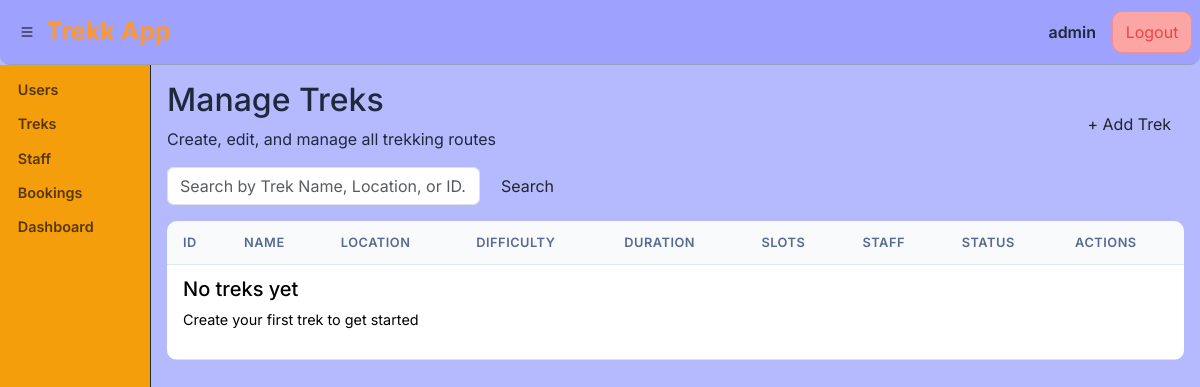
/admin/treks (signed in), run on an earlier commit of the app's database.
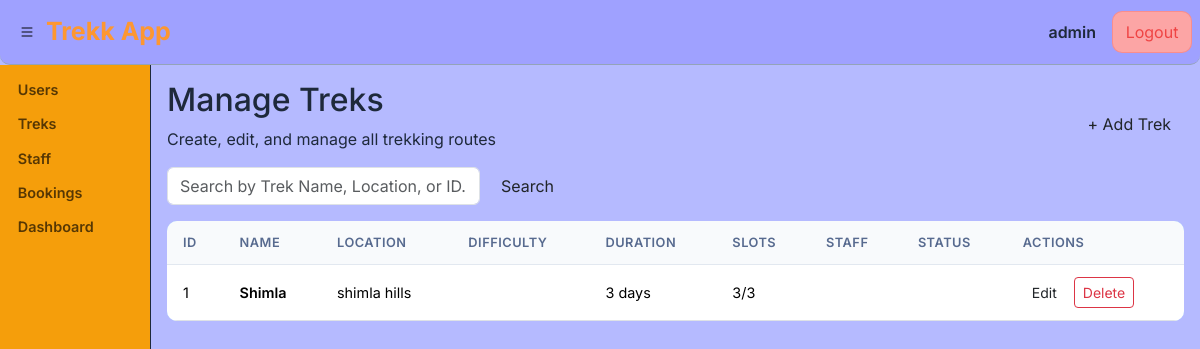
And on a later commit of the database.
### models.py (models this page shows, shortened)
class TREKK(db.Model): # trek table(entity)
    __tablename__ = 'trek'
    trek_id = db.Column(db.Integer,primary_key=True)
    name = db.Column(db.String(150), nullable=False)
    difficulty = db.Column(db.String(50), nullable=False) # easy , moderate or hard
    duration = db.Column(db.String(50), nullable=False) # '2 days' or '5 days'
    location = db.Column(db.String(40),nullable=False)
    total_slots = db.Column(db.Integer, nullable=False)
    avl_slots = db.Column(db.Integer, nullable=False)
    assigned_staff_id = db.Column(db.Integer, db.ForeignKey("user.user_id"))
    discription = db.Column(db.Text, nullable=True)
    price = db.Column(db.Float, nullable=False) # 2000.50, 2500.40
    status = db.Column(db.String(50), nullable=False,default="inactive" )  # active or inactive
    start_date = db.Column(db.Date, nullable=False)
    end_date = db.Column(db.Date, nullable=False)
    date_of_create = db.Column(db.DateTime, default=datetime.utcnow)
    booked_treks = db.relationship("BOOKING", backref="trek", lazy=True)

### routes/admin_route.py (the view, shortened to what this page needs)
@admin_bp.route("/treks")
@role_validator("admin")
def find_treks():
    t = request.args.get("t", '').strip()
    query = TREKK.query
    treks = query.order_by(TREKK.date_of_create.desc()).all()
    return render_template("admin/treks.html", treks=treks, t=t)

### routes/admin_route.py (called while the page is built)
def login_validator(func):
    @wraps(func)
    def decorated(*a, **kw):
        if 'user_id' not in session:
            flash("Please Log in to your Account First!", "warning")
            return redirect(url_for('auth.main'))
        return func(*a, **kw)
    return decorated

def role_validator(*roles):
    def wrapper(func):
        @wraps(func)
        @login_validator
        def decorated(*a, **kw):
            if session.get('role') not in roles:
                flash("Invalid User! Access Forbiden.", "danger")
                return redirect(url_for('auth.main'))
            return func(*a, **kw)
        return decorated
    return wrapper

### templates/admin/treks.html (shortened to what this page needs)
{% extends "base.html" %}
{% block content %}
<div class="page-header d-flex justify-content-between align-items-center">
  <div>
    <h2>Manage Treks</h2>
    <p>Create, edit, and manage all trekking routes</p>
  </div>
  <a href="" class="btn btn-primary-custom">+ Add Trek</a>
</div>
<form method="GET" action="{{ url_for('admin.find_treks') }}" class="d-flex mb-3" style="max-width: 400px;">
  <input type="text" name="t" value="{{ t }}" class="form-control me-2" placeholder="Search by Trek Name, Location, or ID...">
  <button class="btn btn-outline-custom" type="submit">Search</button>
</form>
<div class="table-panel">
  <div class="control-table">
    <table class="table">
      <thead>
        <tr><th>ID</th><th>Name</th><th>Location</th><th>Difficulty</th><th>Duration</th><th>Slots</th><th>Staff</th><th>Status</th><th>Actions</th></tr>
      </thead>
      <tbody>
      {% for t in treks %}
      <tr>
        <td>{{ t.trek_id }}</td>
        <td class="fw-semibold">{{ t.name }}</td>
        <td>{{ t.location }}</td>
        <td><span class="badge badge-{{ t.difficulty|lower }}">{{ t.difficulty }}</span></td>
        <td>{{ t.duration }} days</td>
        <td>{{ t.avl_slots }}/{{ t.total_slots }}</td>
        <td>{{ t.staff.full_name if t.staff else '—' }}</td>
        <td><span class="badge badge-{{ t.status|lower }}">{{ t.status }}</span></td>
        <td>
          <a href="" class="btn btn-sm btn-outline-custom me-1">Edit</a>
          <form method="POST" action="" class="d-inline"
                onsubmit="return confirm('Delete this trek?')">
            <button class="btn btn-sm btn-outline-danger">Delete</button>
          </form>
        </td>
      </tr>
      {% else %}
      <tr><td colspan="9" class="empty-state"><h5>No treks yet</h5><p>Create your first trek to get started</p></td></tr>
      {% endfor %}
      </tbody>
    </table>
  </div>
</div>
{% endblock %}

### templates/base.html (shortened to what this page needs)
<!DOCTYPE html>
<html lang="en">
<head>
  <link href="https://cdn.jsdelivr.net/npm/bootstrap@5.3.3/dist/css/bootstrap.min.css" rel="stylesheet">
  <link rel="stylesheet" href="https://cdn.jsdelivr.net/npm/bootstrap-icons@1.11.3/font/bootstrap-icons.min.css">
  <link href="/static/css/style.css" rel="stylesheet">
</head>
<body>
    {% if session.get('user_id') %}
    <nav class="top-navbar px-2 py-2">
            <div class="nav-box">
                    <button class="sidebar-toggle" data-bs-target="#custom-sidebar" data-bs-toggle="collapse">
                        <i class="bi bi-list"></i>
                    </button>
                    <a href="{{ url_for('admin.admin_dashboard') }}" class="app-title">Trekk App</a>
            </div>
            <div class="navbar-nav d-flex flex-row align-items-center gap-3">
                <span class="nav-link fw-semibold text-nowrap text-truncate" style="max-width: 200px;">{{ session.get('username','') }}</span>
                <a class="nav-link logout-btn" href="{{ url_for('auth.logout') }}">Logout</a>
            </div>
    </nav>
    <div class="fullbody d-flex flex-column min-vh-100">
        <div class="d-flex flex-grow-1">
            <div class="custom-sidebar collapse collapse-horizontal show" id="custom-sidebar">
            <div class="list-group list-group-flush my-2" style="width: 150px;">
                <ul class="nav flex-column">
                    {% if session.get("role") == 'admin' %}
                    <li class="nav-item "><a class="nav-link text-dark" href=""> Users</a></li>
                    <li class="nav-item "><a class="nav-link text-dark" href="{{ url_for('admin.find_treks') }}"> Treks</a></li>
                    <li class="nav-item "><a class="nav-link text-dark" href=""> Staff</a></li>
                    <li class="nav-item "><a class="nav-link text-dark" href=""> Bookings</a></li>
                    <li class="nav-item "><a class="nav-link text-dark" href="{{ url_for('admin.admin_dashboard') }}"> Dashboard</a></li>
                    {% elif session.get("role") == 'staff' %}
                    <li class="nav-item mb-1"><a class="nav-link text-dark" href="">Dashboard</a></li>
                    {% endif %}
                </ul>
            </div>
            </div>
            <div class="main-content flex-grow-1 px-3 py-3">
                {% block content %}{% endblock %}
            </div>
        </div>
    </div>
    {% endif %}
</body>
</html>

### static/css/style.css (style rules this page uses)
:root { --primary: #B5BAFF; --primary-dark: #9FA1FF; --primary-light: #AEE2FF; --danger-light: #fca5a5; --accent: #D9F9DF; --dark: #576A8F; --gray-50: #f8fafc; --gray-100: #f1f5f9; --gray-200: #e2e8f0; --gray-400: #94a3b8; --gray-600: #64748b; --gray-800: #1e293b; --danger: #ef4444; --success: #22c55e; --warning: #f59e0b; --radius: 10px; --shadow: 0 1px 3px rgba(0,0,0,.08); --text-shadow: -1px -1px 0 #000, 1px -1px 0 #000, -1px 1px 0 #000, 3px 1px 0 #000; }
* { box-sizing: border-box; }
body { font-family: 'Inter', sans-serif; background: var(--primary); color: var(--gray-800); padding: 0; margin: 0; min-height: 100vh; }
.fullbody .custom-sidebar { background-color: var(--warning); font-weight: 700; font-size: 1.2rem; border-right: 1px solid var(--gray-800); }
.fullbody .nav-link { color: rgba(0, 0, 0, 0.65) !important; font-weight: 600; font-size: .9rem; padding: .4rem .8rem !important; border-radius: var(--radius); width: 140px; margin-left: 5px; }
.top-navbar { display: flex; justify-content: space-between; align-items: center; border-bottom: 1px solid var(--gray-400); background-color: var(--primary-dark); border-bottom-left-radius:var(--radius); border-bottom-right-radius:var(--radius); }
.top-navbar .nav-box { display: flex; align-items: center; }
.top-navbar .navbar-nav { display: flex; flex-direction: row; justify-content: space-between; align-items: center; gap: 15px; }
.top-navbar .app-title { padding: 5px; font-size: 25px; font-weight: bold; text-decoration: none; color: rgb(253, 151, 49) !important; }
.top-navbar .sidebar-toggle { border-radius: var(--radius); margin-left: 5px; border: white; background: transparent; }
.navbar-nav .logout-btn { background-color: #fca5a5; color:var(--danger) !important; border: 1px solid rgba(239,68,68,.25); text-align: center; font-size: 1rem; width: 80px; border-radius: var(--radius); }
.table-panel { background: var(--primary-light); border: transparent; border-radius: var(--radius); overflow: hidden; }
.table-panel .table { margin-bottom: 0; }
.table-panel .table thead th { background: var(--gray-50); border-bottom: 1px solid var(--gray-200); font-weight: 600; font-size: .8rem; text-transform: uppercase; letter-spacing: .5px; color: var(--dark); padding: .75rem 1rem; }
.table-panel .table td { padding: .75rem 1rem; vertical-align: middle; font-size: .9rem; }

What changed in the data, as far as the page shows it:
added TREKK: trek_id "1", name "Shimla", location "shimla hills", duration "3", avl_slots "3", total_slots "3"
Also different on the page:
text no longer shown: "No treks yet Create your first trek to get started"
